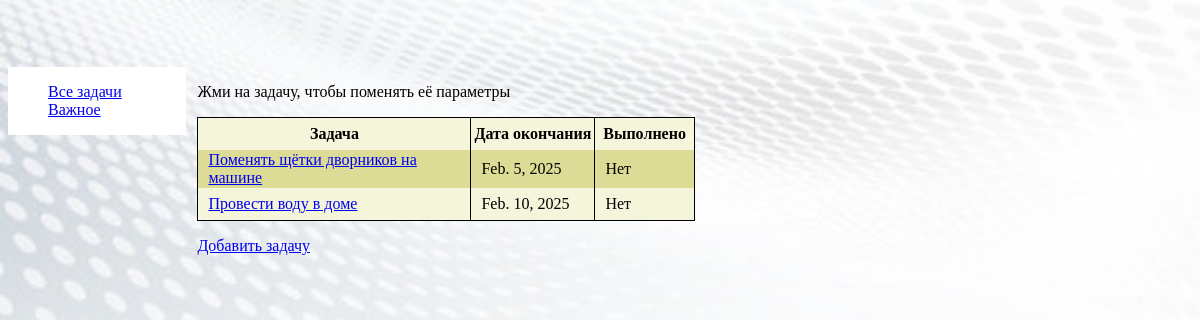
Before: /App/ with the older database file.
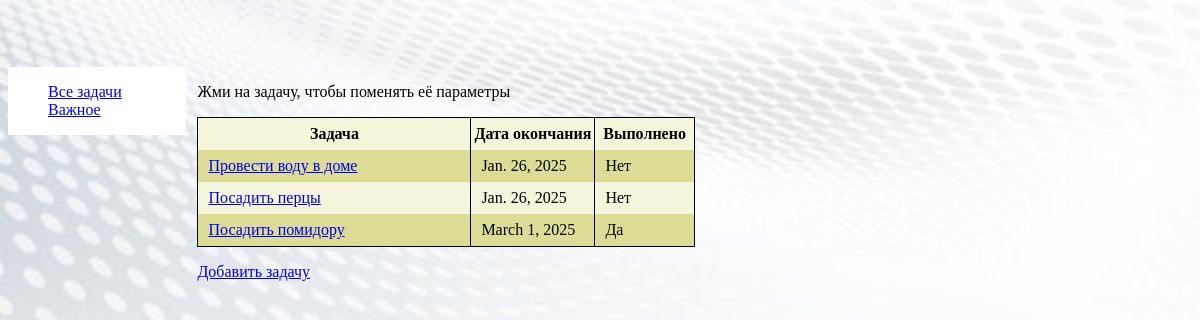
After: the same page with the newer database file.
### App/models.py (models this page shows, shortened)
class Task(models.Model):
    title=models.CharField('Задача', max_length=200)
    date=models.DateField('Дата окончания')
    completed=models.BooleanField('Завершено', default=False)
    class Meta:
        ordering=['date']

### App/views.py (the view)
# urls.py: path('', task_list, name='task_list'),
def task_list(request):
    tasks=Task.objects.all()
    return render(request, 'task_list.html', {'tasks':tasks})

### App/templates/task_list.html
{% extends 'Base.html' %}
{% block content %}
    <p>Жми на задачу, чтобы поменять её параметры</p>
    <table>
        <colgroup>
            <col style="width: 55%; border: 1px solid;">
            <col style="width: 25%; border: 1px solid;">
            <col style="width: 20%; border: 1px solid;">
        </colgroup>
        <tr>
            <th>Задача</th>
            <th>Дата окончания</th>
            <th>Выполнено</th>
        </tr>
        {% for task in tasks %}
            <tr>
                <td><a href="{% url 'task_update' task.id %}">{{task.title}}</a></td>
                <td>{{task.date}}</td>
                {% if task.completed %}
                    <td>Да</td>
                {% else %}
                    <td>Нет</td>
                {% endif %}
            </tr>
        {% endfor %}
    </table>
    <p><a href="{% url 'task_add' %}">Добавить задачу</a></p>
{% endblock %}

Changed rows visible on the page:
removed Task: title "Поменять щётки дворников на машине", date "Feb. 5, 2025", completed "Нет"
changed Task "Провести воду в доме": date "Feb. 10, 2025" → "Jan. 26, 2025"
added Task: title "Посадить перцы", date "Jan. 26, 2025", completed "Нет"
added Task: title "Посадить помидору", date "March 1, 2025", completed "Да"
